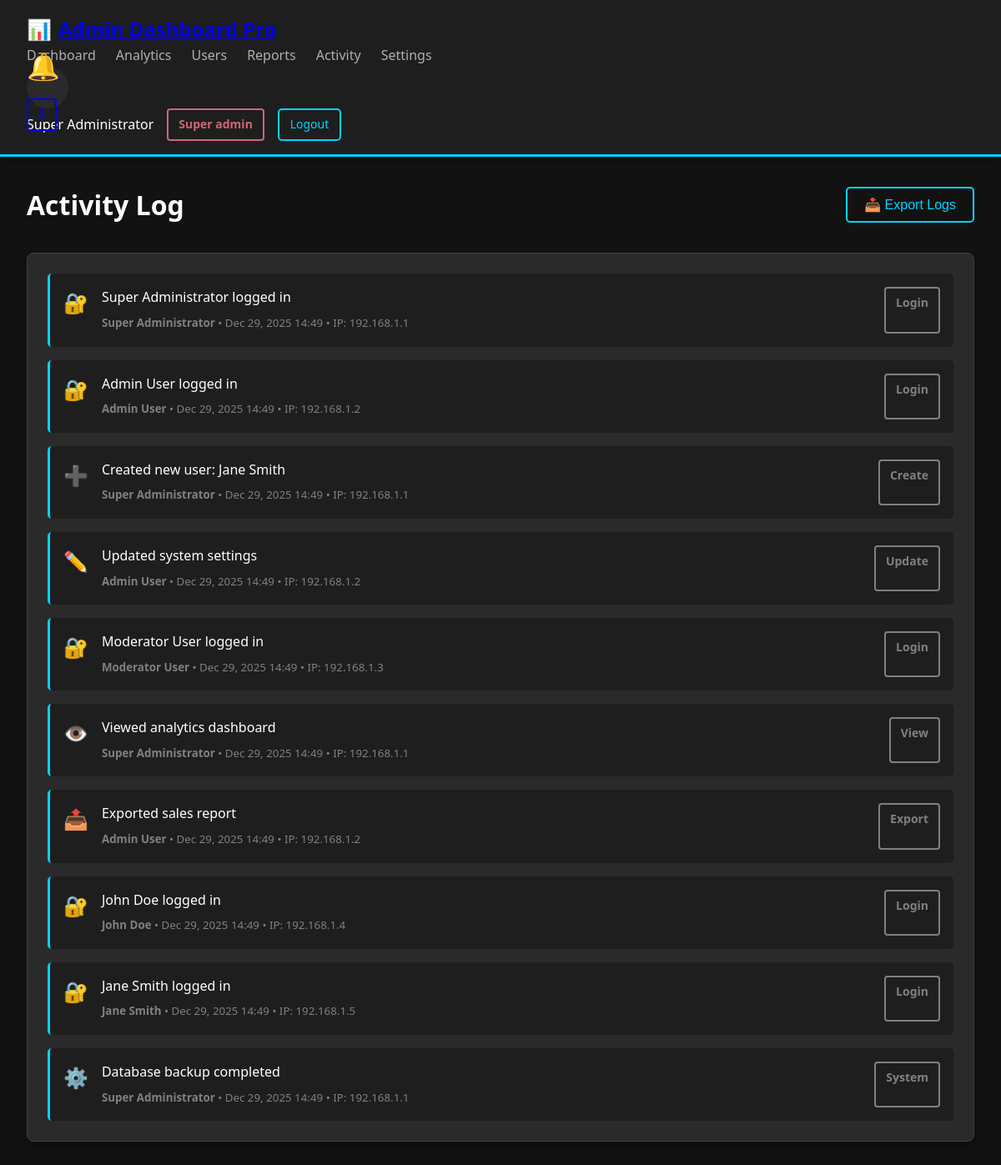
The page /activity.php (signed in) on the database as committed earlier.
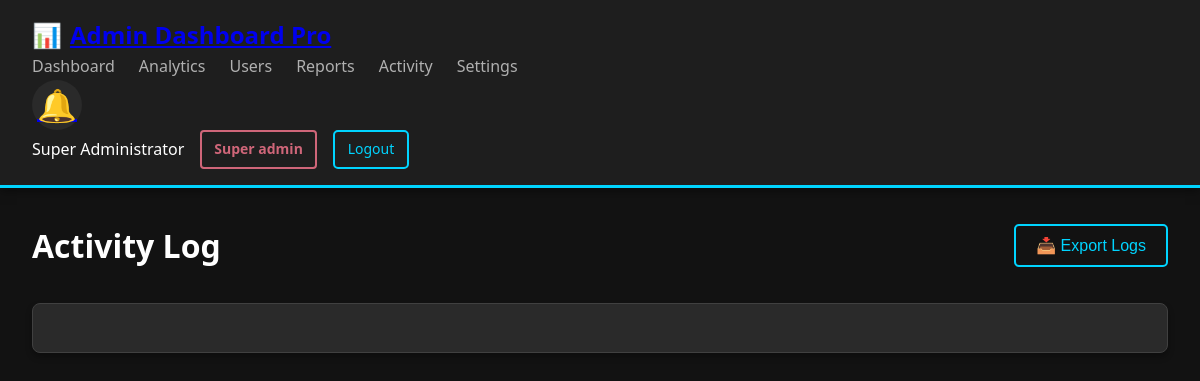
The same page on the database as committed later.
### tables this page shows
CREATE TABLE activity_logs (
    id INT PRIMARY KEY AUTO_INCREMENT,
    user_id INT DEFAULT NULL,

    activity_type ENUM(
        'login',
        'logout',
        'create',
        'update',
        'delete',
        'view',
        'export',
        'import',
        'system'
    ) NOT NULL,

    activity_description TEXT NOT NULL,
    ip_address VARCHAR(45) DEFAULT NULL,
    user_agent TEXT DEFAULT NULL,
    created_at TIMESTAMP DEFAULT CURRENT_TIMESTAMP,

    FOREIGN KEY (user_id) REFERENCES users(id) ON DELETE SET NULL,

    INDEX idx_user_id (user_id),
    INDEX idx_activity_type (activity_type),
    INDEX idx_created_at (created_at)
);

CREATE TABLE users (
    id INT PRIMARY KEY AUTO_INCREMENT,
    username VARCHAR(50) UNIQUE NOT NULL,
    email VARCHAR(100) UNIQUE NOT NULL,
    password VARCHAR(255) NOT NULL,
    full_name VARCHAR(100) NOT NULL,
    role ENUM('super_admin', 'admin', 'moderator', 'user') DEFAULT 'user',
    avatar VARCHAR(255) DEFAULT NULL,
    status ENUM('active', 'inactive', 'suspended') DEFAULT 'active',
    login_attempts INT DEFAULT 0,
    locked_until DATETIME DEFAULT NULL,
    last_login DATETIME DEFAULT NULL,
    created_at TIMESTAMP DEFAULT CURRENT_TIMESTAMP,
    updated_at TIMESTAMP DEFAULT CURRENT_TIMESTAMP ON UPDATE CURRENT_TIMESTAMP,

    INDEX idx_username (username),
    INDEX idx_email (email),
    INDEX idx_role (role),
    INDEX idx_status (status)
);

### includes/functions.php (called while the page is built, shortened)
<?php
function getActivityLogs($limit = 50, $userId = null, $activityType = null) {
    global $conn;
    $sql = "SELECT al.*, u.username, u.full_name
            FROM activity_logs al
            LEFT JOIN users u ON al.user_id = u.id
            WHERE 1=1";
    $sql .= " ORDER BY al.created_at DESC LIMIT " . intval($limit);
    return mysqli_query($conn, $sql);
}
function getUnreadNotificationCount($userId) {
    global $conn;
    $stmt = mysqli_prepare($conn, "SELECT COUNT(*) as count FROM notifications WHERE user_id = ? AND is_read = FALSE");
    mysqli_stmt_bind_param($stmt, "i", $userId);
    mysqli_stmt_execute($stmt);
    $result = mysqli_stmt_get_result($stmt);
    $row = mysqli_fetch_assoc($result);
    return $row['count'];
}
function formatDateTime($datetime) {
    return date('M d, Y H:i', strtotime($datetime));
}
function timeAgo($datetime) {
    $timestamp = strtotime($datetime);
    $diff = time() - $timestamp;
    if ($diff < 60) {
        return $diff . ' seconds ago';
    } elseif ($diff < 3600) {
        return floor($diff / 60) . ' minutes ago';
    } elseif ($diff < 86400) {
        return floor($diff / 3600) . ' hours ago';
    } elseif ($diff < 604800) {
        return floor($diff / 86400) . ' days ago';
    } else {
        return formatDateTime($datetime);
    }
}
function getStatusBadge($status) {
    $badges = [
        'active' => 'success',
        'inactive' => 'secondary',
        'suspended' => 'danger',
        'pending' => 'warning',
        'processing' => 'info',
        'completed' => 'success',
        'failed' => 'danger'
    ];
    return isset($badges[$status]) ? $badges[$status] : 'secondary';
}
function getActivityIcon($type) {
    $icons = [
        'login' => '🔐',
        'logout' => '🚪',
        'create' => '➕',
        'update' => '✏️',
        'delete' => '🗑️',
        'view' => '👁️',
        'export' => '📤',
        'import' => '📥',
        'system' => '⚙️'
    ];
    return isset($icons[$type]) ? $icons[$type] : '📋';
}
?>

### activity.php (the view, shortened to what the changed rows need)
<?php
require_once 'includes/config.php';
require_once 'includes/functions.php';
$activityLogs = getActivityLogs(100);
?>
<!DOCTYPE html>
<html lang="en">
<head>
    <link rel="stylesheet" href="css/style.css">
</head>
<body>
    <?php include 'includes/navbar.php'; ?>
    <div class="container">
        <div class="page-header">
            <h1>Activity Log</h1>
            <button class="btn btn-outline" onclick="exportLogs()">📥 Export Logs</button>
        </div>
        <div class="card">
            <div class="card-body">
                <div class="activity-list">
                    <?php while ($activity = mysqli_fetch_assoc($activityLogs)): ?>
                        <div class="activity-item">
                            <div class="activity-icon"><?php echo getActivityIcon($activity['activity_type']); ?></div>
                            <div class="activity-content">
                                <p><?php echo htmlspecialchars($activity['activity_description']); ?></p>
                                <small>
                                    <strong><?php echo htmlspecialchars($activity['full_name'] ?? 'System'); ?></strong> •
                                    <?php echo timeAgo($activity['created_at']); ?> •
                                    IP: <?php echo htmlspecialchars($activity['ip_address']); ?>
                                </small>
                            </div>
                            <span class="badge badge-<?php echo getStatusBadge($activity['activity_type']); ?>">
                                <?php echo ucfirst($activity['activity_type']); ?>
                            </span>
                        </div>
                    <?php endwhile; ?>
                </div>
            </div>
        </div>
    </div>
</body>
</html>

### includes/navbar.php (shortened to what the changed rows need)
<?php
$unreadCount = getUnreadNotificationCount($_SESSION['user_id']);
?>
<nav class="navbar">
    <div class="navbar-container">
        <div class="navbar-actions">
            <div class="notification-icon">
                <a href="notifications.php">
                    🔔
                    <?php if ($unreadCount > 0): ?>
                        <span class="badge"><?php echo $unreadCount; ?></span>
                    <?php endif; ?>
                </a>
            </div>
        </div>
    </div>
</nav>

Rows that differ between the two databases and show on the page:
removed activity_logs: activity_type "🔐", activity_description "Super Administrator logged in", user.full_name "Super Administrator", created_at "Dec 29, 2025 14:49", ip_address "192.168.1.1", activity_type "Login"
removed activity_logs: activity_type "🔐", activity_description "Admin User logged in", user.full_name "Admin User", created_at "Dec 29, 2025 14:49", ip_address "192.168.1.2", activity_type "Login"
removed activity_logs: activity_type "➕", activity_description "Created new user: Jane Smith", user.full_name "Super Administrator", created_at "Dec 29, 2025 14:49", ip_address "192.168.1.1", activity_type "Create"
removed activity_logs: activity_type "✏️", activity_description "Updated system settings", user.full_name "Admin User", created_at "Dec 29, 2025 14:49", ip_address "192.168.1.2", activity_type "Update"
removed activity_logs: activity_type "🔐", activity_description "Moderator User logged in", user.full_name "Moderator User", created_at "Dec 29, 2025 14:49", ip_address "192.168.1.3", activity_type "Login"
removed activity_logs: activity_type "👁️", activity_description "Viewed analytics dashboard", user.full_name "Super Administrator", created_at "Dec 29, 2025 14:49", ip_address "192.168.1.1", activity_type "View"
removed activity_logs: activity_type "📤", activity_description "Exported sales report", user.full_name "Admin User", created_at "Dec 29, 2025 14:49", ip_address "192.168.1.2", activity_type "Export"
removed activity_logs: activity_type "🔐", activity_description "John Doe logged in", user.full_name "John Doe", created_at "Dec 29, 2025 14:49", ip_address "192.168.1.4", activity_type "Login"
removed activity_logs: activity_type "🔐", activity_description "Jane Smith logged in", user.full_name "Jane Smith", created_at "Dec 29, 2025 14:49", ip_address "192.168.1.5", activity_type "Login"
removed activity_logs: activity_type "⚙️", activity_description "Database backup completed", user.full_name "Super Administrator", created_at "Dec 29, 2025 14:49", ip_address "192.168.1.1", activity_type "System"
Other text that changed with them:
$unreadCount: "2" → (not shown)
